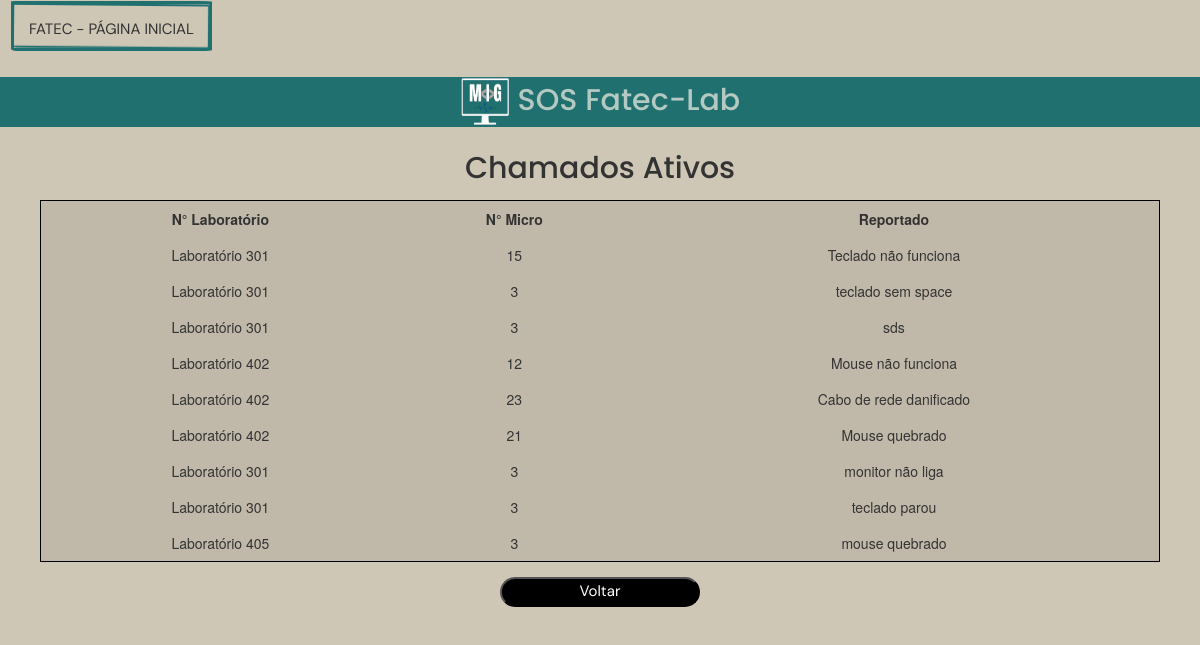
/all/, run on an earlier commit of the app's database.
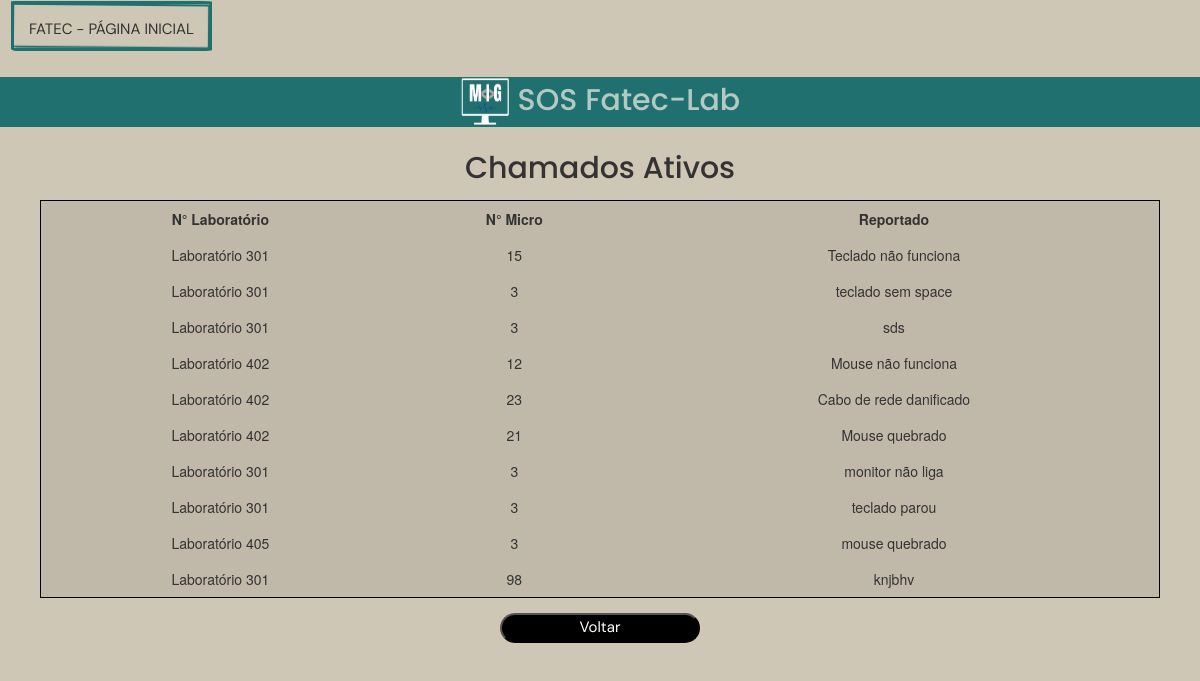
And on a later commit of the database.
### tables this page shows
CREATE TABLE chamados(
  id INTEGER PRIMARY KEY AUTOINCREMENT,
  micro INTEGER NOT NULL,
  laboratorio TEXT NOT NULL,
  problema TEXT NOT NULL
);

### app.py (the view)
@app.route('/all/')
def all():
  cur,conn = openDB()
  cur.execute('select nome,email from alunos')
  alunoDB = cur.fetchall()
  cur.execute("SELECT laboratorio,micro,problema FROM chamados")
  lab = cur.fetchall()
  conn.close()
  return render_template('all.html',alunos=alunoDB,chamado=lab)

### app.py (called while the page is built)
def openDB():
  connection = sqlite3.connect('database.db')
  cur = connection.cursor()
  return cur,connection

### templates/all.html
{% extends "style.html" %} {% block head %} {{ super() }}
<div id="tabela">
  <div>
  <table class="tabelas">
    <thead>
    <h1 style="text-align: center; margin-bottom: 15px">Chamados Ativos</h1>
    <tr>
      <th>N° Laboratório</th>
      <th>N° Micro</th>
      <th>Reportado</th>
    </tr>
    {% for i in range(0, (chamado|length) ,1) %}
    <tr>
      <td>{{ chamado[i][0]}}</td>
      <td>{{ chamado[i][1]}}</td>
      <td>{{ chamado[i][2]}}</td>
    </tr>
    {%endfor%}
    </thead>
  </table>
  </div>
</div>
<section id="buttons">
  <a href="{{url_for('admin')}}">
    <button class="button" href="admin.html">Voltar</button>
  </a>
</section>
{% endblock %}

What changed in the data, as far as the page shows it:
added chamados: laboratorio "Laboratório 301", micro "98", problema "knjbhv"
